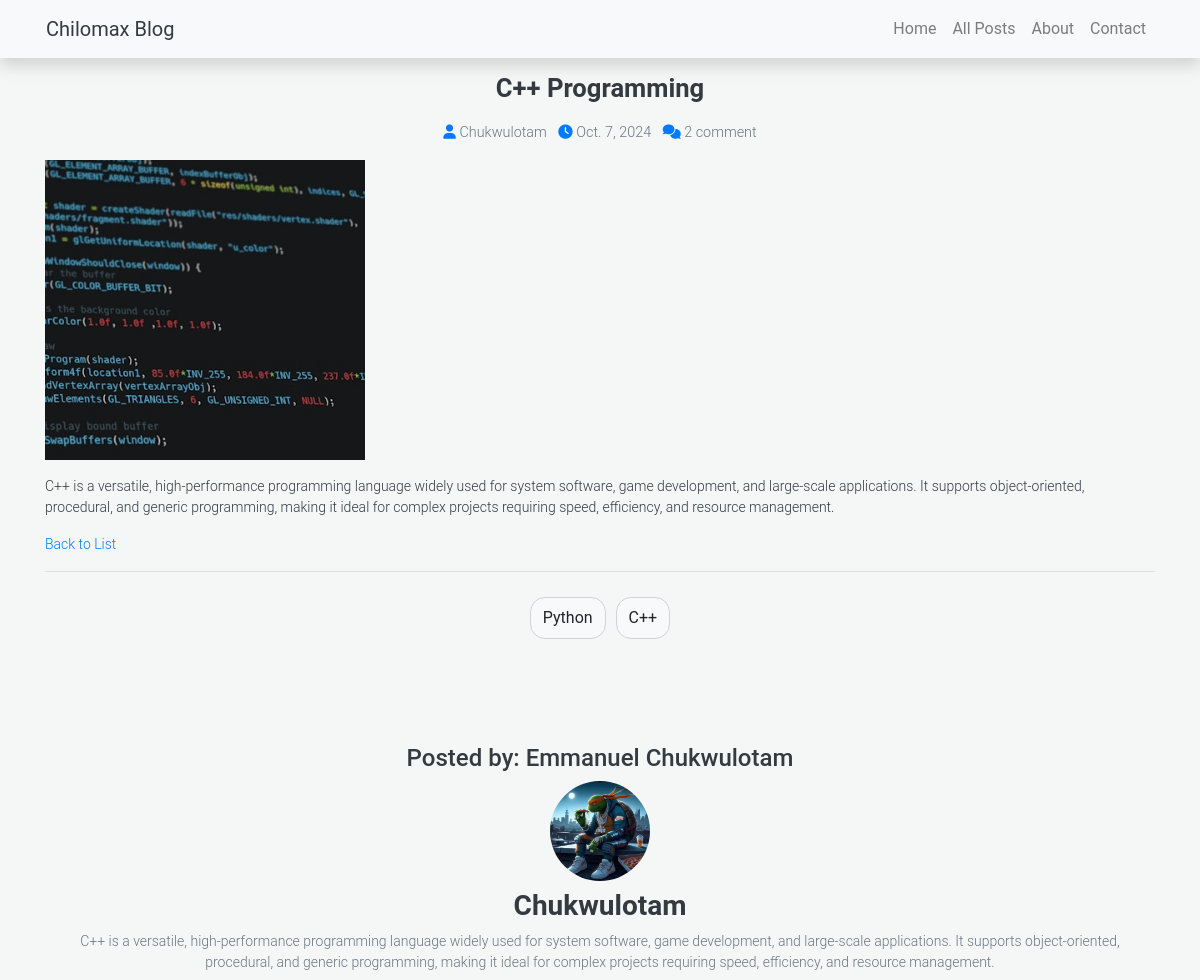
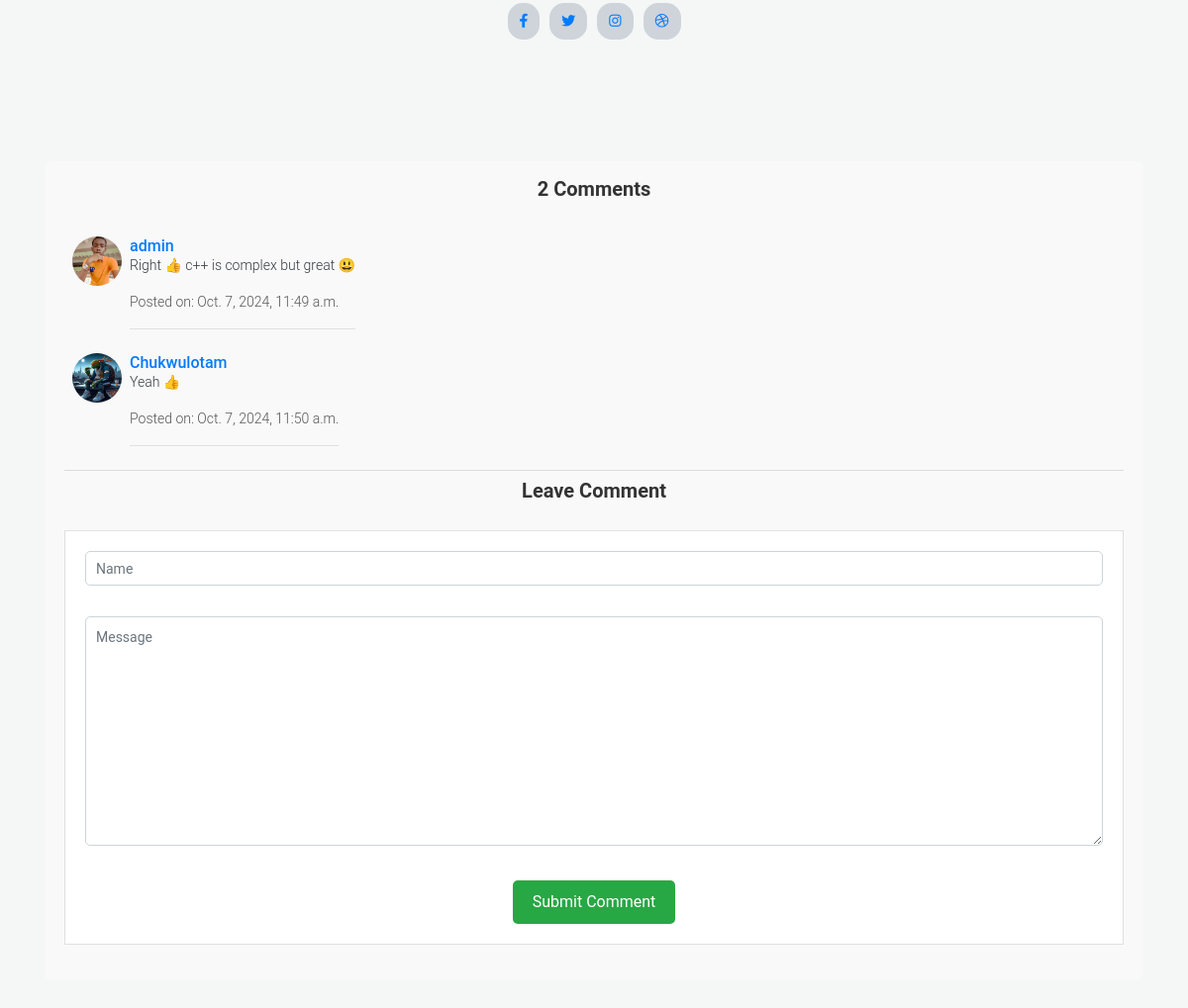
The app's page /blog-detail/c-programming/ (signed in) with its own data (2 pictures, top to bottom).
### vtuApp/models.py (models this page shows, shortened)
class Post(models.Model):
    author = models.ForeignKey(User, on_delete=models.CASCADE, related_name='posts')
    title = models.CharField(max_length=200)
    slug = models.SlugField(unique=True, editable=False)
    body = models.TextField()
    image = models.ImageField(upload_to='blog-post-images/', blank=False, null=False ,default='images/default.png')
    video = models.FileField(upload_to='blog-post-videos/', blank=True, null=True)
    first_category = models.ForeignKey(Category1, on_delete=models.CASCADE, related_name='posts')
    second_category = models.ForeignKey(Category2, on_delete=models.CASCADE, related_name='posts')
    status = models.BooleanField(default=False)
    date = models.DateField(auto_now_add=True)
    number_of_clicks = models.IntegerField(default=0)

class Category1(models.Model):
    name = models.CharField(max_length=100)
    slug = models.SlugField(unique=True, blank=True, editable=False)

class Category2(models.Model):
    name = models.CharField(max_length=100)
    slug = models.SlugField(unique=True, blank=True, editable=False)

class Profile(models.Model):
    user = models.OneToOneField(User, on_delete=models.CASCADE)
    bio = models.TextField(blank=True)
    profileimg = models.ImageField(upload_to='profile_images/', default='profile_images/blank-profile-picture.png')
    location = models.CharField(max_length=100, blank=True)
    notification_preference = models.CharField(
        max_length=10,
        choices=[
            ('email', 'Email'),
            ('sms', 'SMS'),
            ('in_app', 'In-App Notification')
        ],
        default='in_app'
    )

class Comment(models.Model):
    author = models.ForeignKey(User, on_delete=models.CASCADE, related_name='comments')
    post = models.ForeignKey(Post, on_delete=models.CASCADE, related_name='comments')
    body = models.TextField()
    created_at = models.DateTimeField(auto_now_add=True)
    class Meta:
        ordering = ['created_at']

### vtuApp/views.py (the view, shortened to what this page needs)
# urls.py: path('blog-detail/<str:slug>/', views.ArticleDetail, name='detail'),
@login_required(login_url='login')
def ArticleDetail(request, slug):
    get_post = get_object_or_404(Post, slug=slug)
    user = request.user
    if user.is_authenticated:
        user_profile, _ = Profile.objects.get_or_create(user=user)
    else:
        user_profile = None
    author_profile = get_object_or_404(Profile, user=get_post.author)
    comments = Comment.objects.filter(post=get_post)  # Only top-level comments
    number_of_comments = comments.count()
    comment_profiles = [{
        'comment': comment,
        'profile': get_object_or_404(Profile, user=comment.author)
    } for comment in comments]
    get_all_categories_in_category_1 = Category1.objects.all()[:2]
    get_all_categories_in_category_2 = Category2.objects.all()[:2]
    get_all_posts = Post.objects.all()
    context = {
        'posts': get_all_posts,
        'post': get_post,
        'category1': get_post.first_category,
        'category2': get_post.second_category,
        'cat1': get_all_categories_in_category_1,
        'cat2': get_all_categories_in_category_2,
        'comments': comments,  # Only top-level comments
        'number_of_comments': number_of_comments,
        'comment_profiles': comment_profiles,  # Pass comment profiles to the template
        'user_profile': user_profile,
        'author_profile': author_profile,  # Pass the post author's profile
    }
    return render(request, 'article.html', context)

### vtuApp/templates/article.html (shortened to what this page needs)
<!DOCTYPE html>
<html lang="en">
<head>
    <link rel="stylesheet" href="https://cdnjs.cloudflare.com/ajax/libs/font-awesome/6.0.0-beta3/css/all.min.css">
    <link rel="stylesheet" href="https://cdnjs.cloudflare.com/ajax/libs/Swiper/6.4.5/swiper-bundle.min.css">
    <link rel="stylesheet" href="https://maxcdn.bootstrapcdn.com/bootstrap/4.5.2/css/bootstrap.min.css">
</head>
<body>
    <header id="header" class="shadow bg-light">
        <nav class="navbar navbar-expand-lg navbar-light container">
            <a href="#" class="navbar-brand text-dark">Chilomax Blog</a>
            <div class="collapse navbar-collapse" id="blogNavbar">
                <ul class="navbar-nav ml-auto">
                    <li class="nav-item"><a href="{% url 'index' %}" class="nav-link">Home</a></li>
                    <li class="nav-item"><a href="{% url 'dashboard' %}" class="nav-link">All Posts</a></li>
                    <li class="nav-item"><a href="{% url 'about' %}" class="nav-link">About</a></li>
                    <li class="nav-item"><a href="{% url 'contact' %}" class="nav-link">Contact</a></li>
                </ul>
            </div>
        </nav>
    </header>
    <main id="site-main">
        <section class="container">
            <article id="post">
                <div class="headings text-center">
                    <div class="title">
                        <h2 class="text-title text-dark display-1">{{ post.title }}</h2>
                    </div>
                    <div class="meta">
                        <a href="#" class="link display-2 text-secondary px-1">
                            <i class="fas fa-user text-primary"></i> {{ post.author }}
                        </a>
                        <a href="#" class="link display-2 text-secondary px-1">
                            <i class="fas fa-clock text-primary"></i> {{ post.date }}
                        </a>
                        <a href="#" class="link display-2 text-secondary px-1">
                            <i class="fas fa-comments text-primary"></i> {{ number_of_comments }} comment
                        </a>
                    </div>
                </div>
                <div class="thumbnail mt-3" style="margin-bottom : 0">
                    <img src="{{ post.image.url }}" class="thumbnail" alt="" style="object-fit: cover;" loading="lazy">
                </div>
                <div class="content text-dark display-2 secondary-title mt-3" style="font-size: 14px; line-height: 1.5; color:black;">
                    <p>{{ post.body }}</p>
                   <p><a href="{% url 'dashboard' %}">Back to List</a></p>
            <div class="post-footer mb-3">
                <div class="post-tags d-flex flex-wrap justify-content-center">
                   {% if category1 and category1.slug %}
                     <a href="{% url 'category_posts' category1.slug %}" class="nav-link btn bg-light">{{ category1.name }}</a>
                   {% endif %}
                   {% if category2 and category2.slug %}
                     <a href="{% url 'category_posts' category2.slug %}" class="nav-link btn bg-light">{{ category2.name }}</a>
                  {% endif %}
                </div>
                <div class="post-author text-center">
                  <h4>Posted by: {{ post.author.first_name }} {{post.author.username}}</h4>
                     <div class="author-avatar">
                        {% if author_profile.profileimg %}
                            <img src="{{ author_profile.profileimg.url }}" alt="{{ post.author.username }}'s Profile Image" class="author-image" style="width: 100px; height: 100px; border-radius: 50%; object-fit: cover;" />
                        {% else %}
                            <img src="{{ MEDIA_URL }}profile_images/blank-profile-picture.png" alt="Default Profile Image" class="author-image" style="width: 100px; height: 100px; border-radius: 50%; object-fit: cover;" />
                        {% endif %}
                    </div>
                    <div class="author-info py-2">
                        <h3 class="text-dark">{{ post.author }}</h3>
                        <p class="text-secondary secondary-title" style="font-size: 14px; line-height: 1.5; color:black;">{{ post.body }}</p>
                        <div class="post-tags d-flex flex-wrap justify-content-center">
                            <a href="#" class="nav-link"><i class="fab fa-facebook-f"></i></a>
                            <a href="#" class="nav-link"><i class="fab fa-twitter"></i></a>
                            <a href="#" class="nav-link"><i class="fab fa-instagram"></i></a>
                            <a href="#" class="nav-link"><i class="fab fa-dribbble"></i></a>
                        </div>
                    </div>
                </div>
                <div class="post-comments py-2">
                    <h3 class="text-center display-1 secondary-title py-2">{{ number_of_comments }} Comments</h3>
                    <div class="comment-details">
                        {% for comment_data in comment_profiles %}
                            <div class="comment-item py-2">
                                <div class="d-flex">
                                    <div class="avatar px-2">
                                        {% if  comment_data.profile.profileimg %}
                            <img src="{{ comment_data.profile.profileimg.url}}" alt="Profile Image" style="width: 50px; height: 50px; border-radius: 50%; object-fit: cover;"/>
                        {% else %}
                          <img src="{{ MEDIA_URL }} profile_images/blank-profile-picture.png" alt="Default Profile Image"  style="width: 50px; height: 50px; border-radius: 50%; object-fit: cover;" class="round" />
                        {% endif %}
                                    </div>
                                    <div class="comment-content">
                                        <h5 class="display-2 m-0">{{ comment_data.comment.author.username}}</h5>
                                        <p class="title-secondary text-dark">{{ comment_data.comment.body }}</p>
                                        <p>Posted on: {{ comment_data.comment.created_at }}</p><hr>
                                </div>
                            </div>
                        {% endfor %}
                    </div>
                    <h3 class="text-center display-1 secondary-title py-2">Leave Comment</h3>
                    <div class="comment-form">
                        <form action="" method="POST">
                            <div class="d-flex justify-content-between flex-wrap">
                                <input type="text" class="form-control" name="name" placeholder="Name" required>
                            </div>
                            <textarea class="form-control mt-3" placeholder="Message" name="body" rows="10" required></textarea>
                            <div class="text-center">
                                <button type="submit" class="btn btn-custom">Submit Comment</button>
                            </div>
                        </form>
                    </div>
                </div>
            </div>
        </section>
        <section class="slider">
            <div class="container">
                <div class="swiper-container">
                    <div class="swiper-wrapper">
                        <div class="swiper-slide">
                        </div>
                    </div>
                </div>
            </div>
        </section>
    </main>
</body>
</html>

### vtuApp/templates/article.html (style rules this page uses)
html { scroll-behavior: smooth; }
body { background-color: #f4f7f6; font-family: 'Roboto', sans-serif; line-height: 1.6; }
.btn-custom { margin-top:20px; background-color: #28a745; color: #fff; border-radius: 25px; padding: 12px 24px; font-size: 1.1rem; text-decoration: none; }
.text-title { font-size: 1.6rem; margin: 15px 0; font-weight: bold; }
.text-secondary { font-size: 0.9rem; margin-bottom: 10px; }
.thumbnail img { width: 320px; height: 300px; }
.author-avatar img { height: 100px; width: 100px; border-radius: 50%; object-fit: cover; }
.post-footer { padding-top: 20px; border-top: 1px solid #e0e0e0; }
.post-tags { margin-bottom: 100px; }
.post-author { margin-top: 100px; }
.post-tags .nav-link { margin: 5px; background-color:#ced4da ; border-radius: 15px; padding: 8px 12px; transition: background-color 0.3s ease; border-color:#ced4da ; }
.author-info h3 { font-weight: 700; }
.author-info p { margin: 5px 0; }
.post-comments { margin-top: 10px; padding: 20px; background-color: #f9f9f9; border-radius: 8px; }
.post-comments h3 { font-size: 20px; font-weight: 600; color: #333; margin-bottom: 20px; }
.comment-details { margin-bottom: 20px; }
.comment-item { padding: 10px 0; border-bottom: 1px solid #ddd; }
.comment-item:last-child { border-bottom: none; }
.comment-item .avatar img { width: 40px; height: 40px; border-radius: 50%; }
.comment-content h5 { font-size: 16px; font-weight: 500; margin-bottom: 5px; color: #007bff; }
.comment-content p { font-size: 14px; color: #555; }
.comment-form { padding: 20px; background-color: #fff; border: 1px solid #e0e0e0; }
.comment-form input, .comment-form textarea { width: 100%; padding: 10px; margin-bottom: 15px; border: 1px solid #ced4da; border-radius: 5px; font-size: 14px; }
.comment-form button { padding: 10px 20px; background-color: #28a745; color: #fff; border: none; border-radius: 5px; font-size: 16px; }
.comment-item { padding: 10px 0; position: relative; }

### records on screen
Post: title "C++ Programming", author "Chukwulotam", date "Oct. 7, 2024", image (picture), body "C++ is a versatile, high-performance programming language widely used for system software, game development, and large-scale applications. It supports object-oriented, procedural, and generic programming, making it ideal for complex projects requiring speed, efficiency, and resource management.", author.first_name "Emmanuel", author.username "Chukwulotam"
Category1: name "Python"
Category2: name "C++"
Profile: profileimg (picture)
Comment: profile.profileimg (picture), comment.author.username "admin", comment.body "Right 👍 c++ is complex but great 😃", comment.created_at "Oct. 7, 2024, 11:49 a.m."
Comment: profile.profileimg (picture), comment.author.username "Chukwulotam", comment.body "Yeah 👍", comment.created_at "Oct. 7, 2024, 11:50 a.m."

### other values on screen
{{ number_of_comments }} "2"
